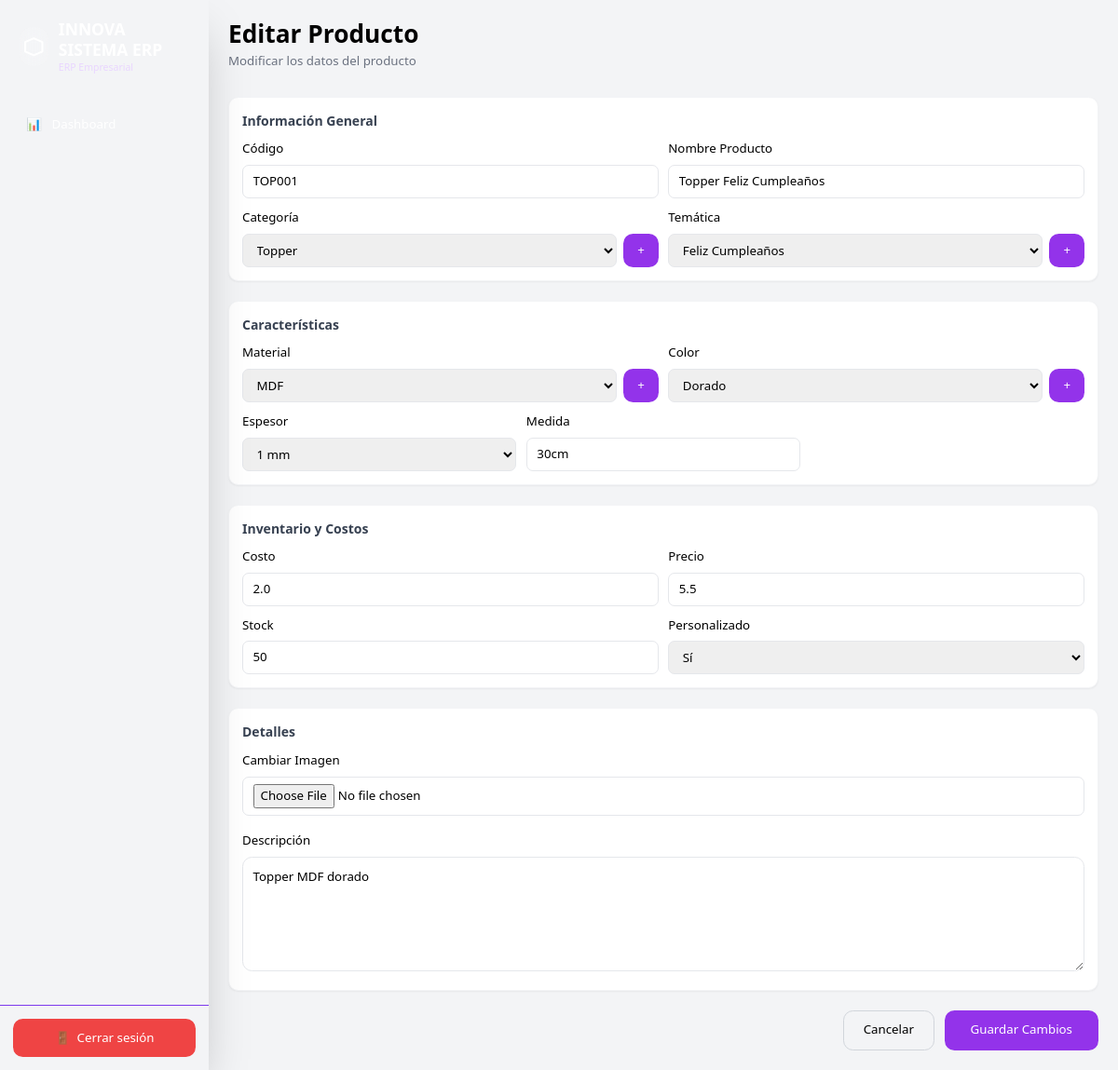
/products/1/edit (signed in), run on an earlier commit of the app's database.
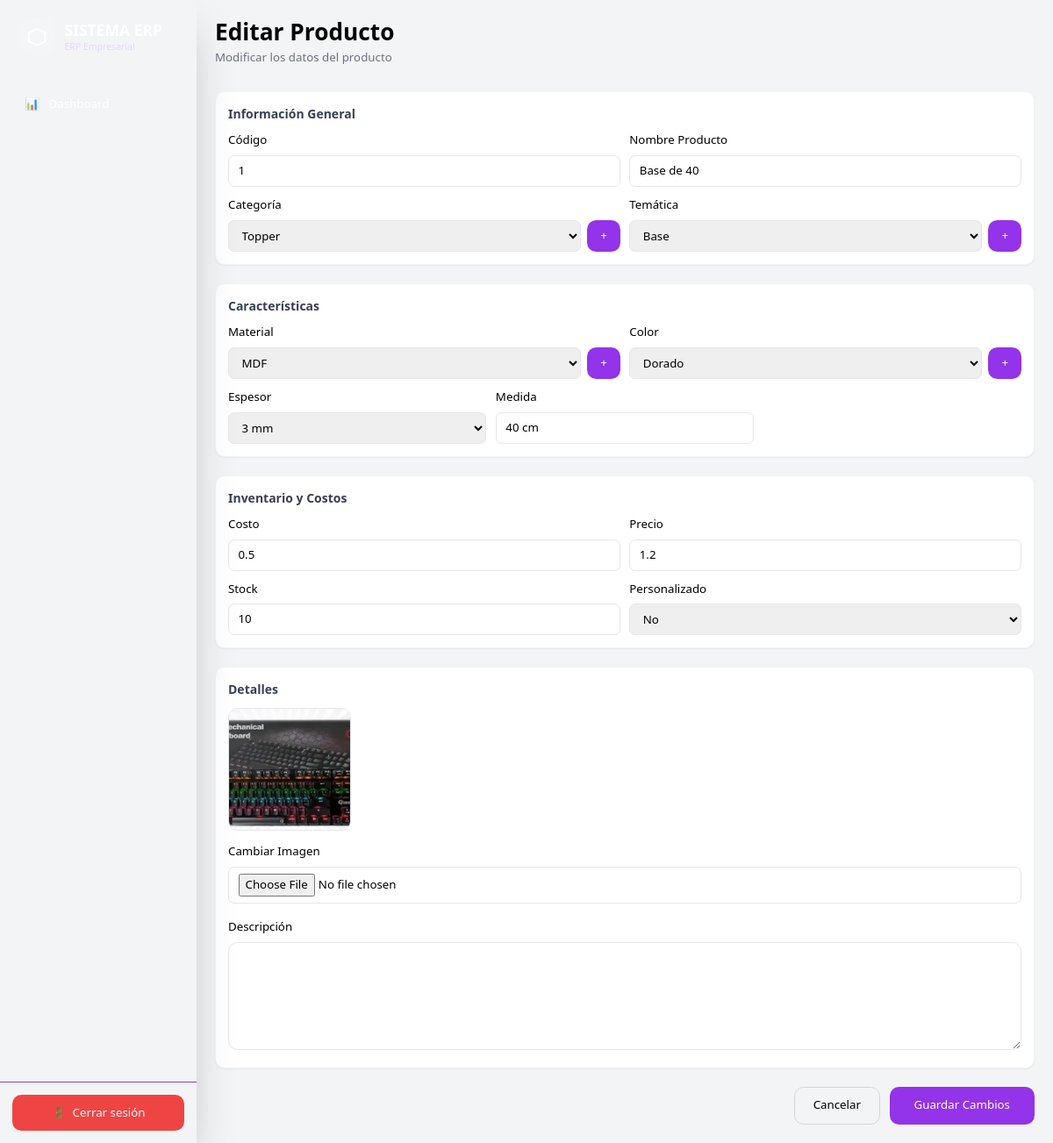
And on a later commit of the database.
### app/models/product.py (models this page shows)
class Product(Base):
    __tablename__ = "products"
    id = Column(Integer, primary_key=True)
    code = Column(String)
    name = Column(String)
    description = Column(String)
    category = Column(String)
    material = Column(String)
    color = Column(String)
    size = Column(String)
    thickness = Column(String)
    price = Column(Float)
    cost = Column(Float)
    theme = Column(String)
    stock = Column(Integer)
    custom = Column(Boolean, default=False, nullable=False)
    image = Column(String)

### app/models/producttheme.py (models this page shows)
class ProductTheme(Base):
    __tablename__ = "product_themes"
    id = Column(
        Integer,
        primary_key=True
    )
    name = Column(
        String,
        unique=True
    )

### app/models/productcategory.py (models this page shows)
class ProductCategory(Base):
    __tablename__ = "product_categories"
    id = Column(
        Integer,
        primary_key=True
    )
    name = Column(
        String,
        unique=True
    )

### app/models/productmaterial.py (models this page shows)
class ProductMaterial(Base):
    __tablename__ = "product_materials"
    id = Column(
        Integer,
        primary_key=True
    )
    name = Column(
        String,
        unique=True
    )

### app/models/productcolor.py (models this page shows)
class ProductColor(Base):
    __tablename__ = "product_colors"
    id = Column(
        Integer,
        primary_key=True
    )
    name = Column(
        String,
        unique=True
    )

### app/models/productthickness.py (models this page shows)
class ProductThickness(Base):
    __tablename__ = "product_thicknesses"
    id = Column(
        Integer,
        primary_key=True
    )
    name = Column(
        String,
        unique=True
    )

### app/routes/products.py (the view)
@router.get("/{product_id}/edit", response_class=HTMLResponse)
async def edit_product_page(
    product_id: int, request: Request, db: Session = Depends(get_db)
):
    user = role_required(request, ["admin"])
    if isinstance(user, RedirectResponse):
        return user
    product = db.query(Product).filter(Product.id == product_id).first()
    if not product:
        return RedirectResponse(url="/products", status_code=302)
    categories = db.query(ProductCategory).all()
    materials = db.query(ProductMaterial).all()
    colors = db.query(ProductColor).all()
    themes = db.query(ProductTheme).all()
    thicknesses = db.query(ProductThickness).all()
    units = db.query(MeasurementUnit).all()
    return templates.TemplateResponse(
        request=request,
        name="product_edit.html",
        context={
            "product": product,
            "categories": categories,
            "materials": materials,
            "colors": colors,
            "themes": themes,
            "thicknesses": thicknesses,
            "units": units,
        },
    )

### app/templates/product_edit.html (shortened to what the changed rows need)
{% extends 'base.html' %}
{% block content %}
<div class="max-w-6xl mx-auto">
  <div class="flex justify-between items-center mb-8">
    <div>
      <h1 class="text-3xl font-bold">Editar Producto</h1>
    </div>
  </div>
  <form action="/products/{{ product.id }}/edit" method="POST" enctype="multipart/form-data" class="space-y-6">
    <div class="bg-white rounded-xl shadow-sm border border-gray-100 p-4">
      <h2 class="text-base font-semibold mb-3 text-gray-700">Información General</h2>
      <div class="grid md:grid-cols-2 gap-3">
        <div>
          <label class="block mb-2"> Código </label>
          <input type="text" name="code" value="{{ product.code }}" class="w-full border border-gray-200 px-3 py-2 rounded-lg" required />
        </div>
        <div>
          <label class="block mb-2"> Nombre Producto </label>
          <input type="text" name="name" value="{{ product.name }}" class="w-full border border-gray-200 px-3 py-2 rounded-lg" required />
        </div>
        <div>
          <div class="flex gap-2">
            <select name="category" class="w-full border border-gray-200 px-3 py-2 rounded-lg">
              {% for category in categories %}
              <option value="{{ category.name }}" {% if category.name == product.category %}selected{% endif %}>{{ category.name }}</option>
              {% endfor %}
            </select>
            <a href="/product-settings" target="_blank" class="bg-purple-600 text-white w-12 rounded-xl flex items-center justify-center">+</a>
          </div>
        </div>
        <div>
          <div class="flex gap-2">
            <select name="theme" class="w-full border border-gray-200 px-3 py-2 rounded-lg">
              {% for theme in themes %}
              <option value="{{ theme.name }}" {% if theme.name == product.theme %}selected{% endif %}>{{ theme.name }}</option>
              {% endfor %}
            </select>
            <a href="/product-settings" target="_blank" class="bg-purple-600 text-white w-12 rounded-xl flex items-center justify-center">+</a>
          </div>
        </div>
      </div>
    </div>
    <div class="bg-white rounded-xl shadow-sm border border-gray-100 p-4">
      <h2 class="text-base font-semibold mb-3 text-gray-700">Características</h2>
      <div class="grid md:grid-cols-2 gap-3">
        <div>
          <div class="flex gap-2">
            <select name="material" class="w-full border border-gray-200 px-3 py-2 rounded-lg">
              {% for material in materials %}
              <option value="{{ material.name }}" {% if material.name == product.material %}selected{% endif %}>{{ material.name }}</option>
              {% endfor %}
            </select>
            <a href="/product-settings" target="_blank" class="bg-purple-600 text-white w-12 rounded-xl flex items-center justify-center">+</a>
          </div>
        </div>
        <div>
          <div class="flex gap-2">
            <select name="color" class="w-full border border-gray-200 px-3 py-2 rounded-lg">
              {% for color in colors %}
              <option value="{{ color.name }}" {% if color.name == product.color %}selected{% endif %}>{{ color.name }}</option>
              {% endfor %}
            </select>
            <a href="/product-settings" target="_blank" class="bg-purple-600 text-white w-12 rounded-xl flex items-center justify-center">+</a>
          </div>
        </div>
      </div>
      <div class="grid md:grid-cols-3 gap-3 mt-3">
        <div>
          <label class="block mb-2"> Espesor </label>
          <select name="thickness" class="w-full border border-gray-200 px-3 py-2 rounded-lg">
            {% for thickness in thicknesses %}
            <option value="{{ thickness.name }}" {% if thickness.name == product.thickness %}selected{% endif %}>{{ thickness.name }}</option>
            {% endfor %}
          </select>
        </div>
        <div>
          <label class="block mb-2"> Medida </label>
          <input type="text" name="size" value="{{ product.size }}" class="w-full border border-gray-200 px-3 py-2 rounded-lg" />
        </div>
      </div>
    </div>
    <div class="bg-white rounded-xl shadow-sm border border-gray-100 p-4">
      <h2 class="text-base font-semibold mb-3 text-gray-700">Inventario y Costos</h2>
      <div class="grid md:grid-cols-2 xl:grid-cols-4 gap-3">
        <div>
          <label class="block mb-2"> Costo </label>
          <input type="number" step="0.01" name="cost" value="{{ product.cost }}" class="w-full border border-gray-200 px-3 py-2 rounded-lg" required />
        </div>
        <div>
          <label class="block mb-2"> Precio </label>
          <input type="number" step="0.01" name="price" value="{{ product.price }}" class="w-full border border-gray-200 px-3 py-2 rounded-lg" required />
        </div>
        <div>
          <label class="block mb-2"> Stock </label>
          <input type="number" name="stock" value="{{ product.stock }}" class="w-full border border-gray-200 px-3 py-2 rounded-lg" />
        </div>
        <div>
          <label class="block mb-2"> Personalizado </label>
          <select name="custom" class="w-full border border-gray-200 px-3 py-2 rounded-lg">
            <option value="no" {% if not product.custom %}selected{% endif %}>No</option>
            <option value="yes" {% if product.custom %}selected{% endif %}>Sí</option>
          </select>
        </div>
      </div>
    </div>
    <div class="bg-white rounded-xl shadow-sm border border-gray-100 p-4">
      <h2 class="text-base font-semibold mb-3 text-gray-700">Detalles</h2>
      {% if product.image %}
      <div class="mb-4">
        <img src="/uploads/products/{{ product.image }}" class="w-40 h-40 object-cover rounded-xl border" />
      </div>
      {% endif %}
      <div>
        <label class="block mb-2"> Descripción </label>
        <textarea name="description" rows="5" class="w-full border border-gray-200 p-3 rounded-xl">{{ product.description }}</textarea>
      </div>
    </div>
  </form>
</div>
{% endblock %}

What changed in the data, as far as the page shows it:
changed Product "Topper": code "TOP001" → "1"; name "Topper Feliz Cumpleaños" → "Base de 40"; theme "Feliz Cumpleaños" → "Base"; thickness (not shown) → "3 mm"; size "30cm" → "40 cm"; cost "2.0" → "0.5"; price "5.5" → "1.2"; stock "50" → "10"; custom "Sí" → "No"; image: picture added; description "Topper MDF dorado" → (not shown)
Also different on the page:
form field thickness: "1 mm" → (not shown)
